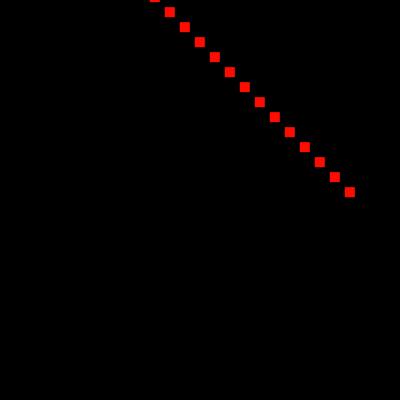
Frame 1 (no input)
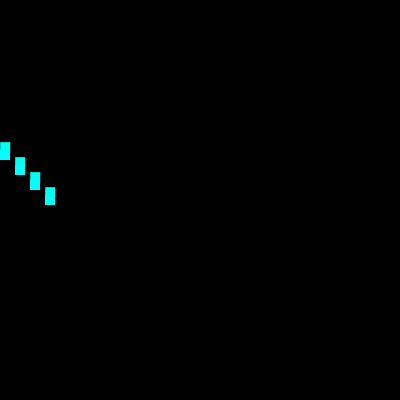
Frame 60 (the mouse pressed at the canvas centre just before this capture)
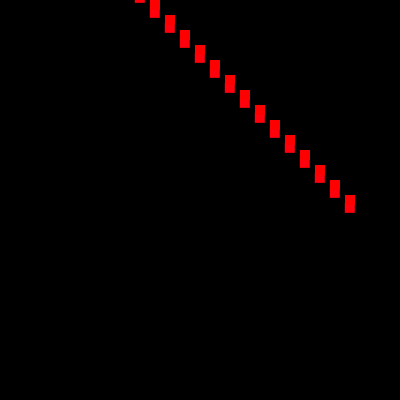
Frame 120 (the mouse held since frame 60 and released just before this capture)

The Processing sketch that drew these frames (run headless with seeded random() and noise(); from frame 60 on, the mouse is pressed at the canvas centre):

// Processing sketch: movingShape
// ── movingShape.pde
final float radius = 150.0;      // 円の半径
final float dTheta = 3;           // 回転角の増分
final float m = 10.0;           // 正方形の一辺の長さ
float theta;
float Color;
int Count;

void setup() {
  size(400, 400);
  noStroke();
  background(255, 255, 255);
  colorMode(HSB, 360, 100, 100);  // 色の指定をHSBに
  // (色相 0-360, 彩度 0-100, 明度 0-100)

  for (float theta = 0; theta < 360; theta += dTheta) {
    // 中心座標、辺の長さ、色相
  }
}

/**
 *  正方形を描く
 *  @param x 中心のx座標
 *  @param y 中心のy座標
 *  @param m 1辺の長さ
 *  @param h 色相
 */

void draw() {
  if(Count%2==0){
  background(#000000);
  }
  
  theta += dTheta;

  float rad = radians(theta);   // 回転角
  float x = radius * cos(rad);
  float y = -radius * sin(rad);
  drawSquare(x + 200, y + 200, m, theta);
  Count++;
}

void drawSquare(float x, float y, float m, float h) {
  Color=h%360;
  fill(Color, 100, 100);
  for (int i=0; i<15; i++) {
    rect(x -15*i- m / 2, y-15*i - m / 2, m, m);
    
  }
}
